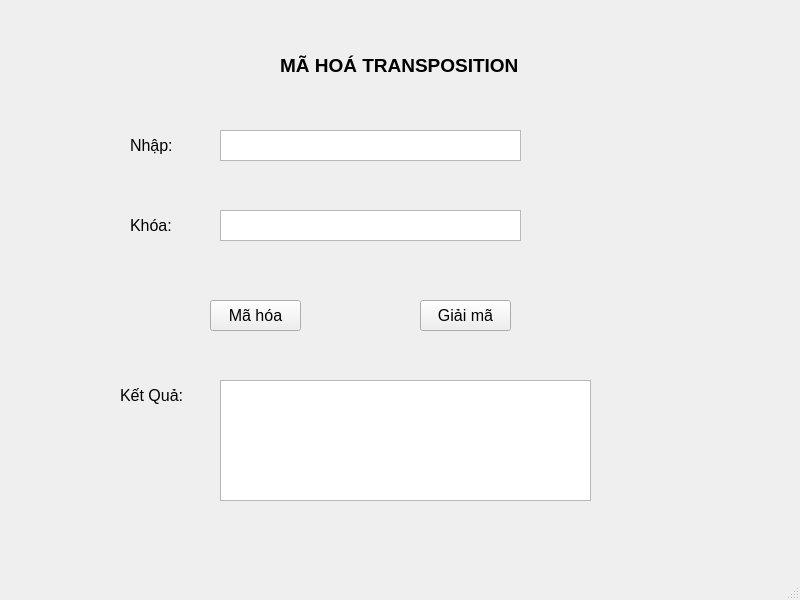
<?xml version="1.0" encoding="UTF-8"?>
<ui version="4.0">
 <class>MainWindow</class>
 <widget class="QMainWindow" name="MainWindow">
  <property name="geometry">
   <rect>
    <x>0</x>
    <y>0</y>
    <width>800</width>
    <height>600</height>
   </rect>
  </property>
  <property name="windowTitle">
   <string>MainWindow</string>
  </property>
  <widget class="QWidget" name="centralwidget">
   <widget class="QLabel" name="label">
    <property name="geometry">
     <rect>
      <x>280</x>
      <y>30</y>
      <width>261</width>
      <height>71</height>
     </rect>
    </property>
    <property name="font">
     <font>
      <pointsize>14</pointsize>
      <weight>75</weight>
      <bold>true</bold>
     </font>
    </property>
    <property name="text">
     <string>MÃ HOÁ TRANSPOSITION</string>
    </property>
   </widget>
   <widget class="QLabel" name="label_2">
    <property name="geometry">
     <rect>
      <x>130</x>
      <y>130</y>
      <width>61</width>
      <height>31</height>
     </rect>
    </property>
    <property name="font">
     <font>
      <pointsize>12</pointsize>
     </font>
    </property>
    <property name="text">
     <string>Nhập: </string>
    </property>
   </widget>
   <widget class="QTextEdit" name="txtInput">
    <property name="geometry">
     <rect>
      <x>220</x>
      <y>130</y>
      <width>301</width>
      <height>31</height>
     </rect>
    </property>
   </widget>
   <widget class="QLabel" name="label_3">
    <property name="geometry">
     <rect>
      <x>130</x>
      <y>210</y>
      <width>61</width>
      <height>31</height>
     </rect>
    </property>
    <property name="font">
     <font>
      <pointsize>12</pointsize>
     </font>
    </property>
    <property name="text">
     <string>Khóa:</string>
    </property>
   </widget>
   <widget class="QTextEdit" name="txtKey">
    <property name="geometry">
     <rect>
      <x>220</x>
      <y>210</y>
      <width>301</width>
      <height>31</height>
     </rect>
    </property>
   </widget>
   <widget class="QPushButton" name="btnEncrypt">
    <property name="geometry">
     <rect>
      <x>210</x>
      <y>300</y>
      <width>91</width>
      <height>31</height>
     </rect>
    </property>
    <property name="font">
     <font>
      <pointsize>12</pointsize>
      <weight>50</weight>
      <bold>false</bold>
     </font>
    </property>
    <property name="text">
     <string>Mã hóa</string>
    </property>
   </widget>
   <widget class="QPushButton" name="btnDecrypt">
    <property name="geometry">
     <rect>
      <x>420</x>
      <y>300</y>
      <width>91</width>
      <height>31</height>
     </rect>
    </property>
    <property name="font">
     <font>
      <pointsize>12</pointsize>
      <weight>50</weight>
      <bold>false</bold>
     </font>
    </property>
    <property name="text">
     <string>Giải mã</string>
    </property>
   </widget>
   <widget class="QLabel" name="label_4">
    <property name="geometry">
     <rect>
      <x>120</x>
      <y>380</y>
      <width>71</width>
      <height>31</height>
     </rect>
    </property>
    <property name="font">
     <font>
      <pointsize>12</pointsize>
     </font>
    </property>
    <property name="text">
     <string>Kết Quả:</string>
    </property>
   </widget>
   <widget class="QTextEdit" name="txtOutput">
    <property name="geometry">
     <rect>
      <x>220</x>
      <y>380</y>
      <width>371</width>
      <height>121</height>
     </rect>
    </property>
   </widget>
  </widget>
  <widget class="QMenuBar" name="menubar">
   <property name="geometry">
    <rect>
     <x>0</x>
     <y>0</y>
     <width>800</width>
     <height>21</height>
    </rect>
   </property>
  </widget>
  <widget class="QStatusBar" name="statusbar"/>
 </widget>
 <resources/>
 <connections/>
</ui>
